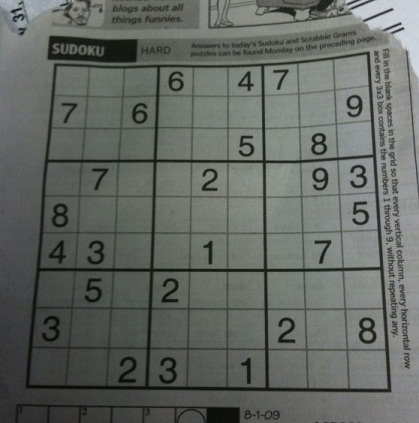
#> input picture sudoku-original.jpg, 419 x 423 px
$ python -i clean_image.py   (imports and definitions only)   (older library calls are emulated)
#> lines starting #> are read from the running program, lines starting #| are printed output that depends on the picture; after the words box and inside, x2 and y2 are one past the last pixel; in counts of white or black regions, pixels touching at a corner belong together
from PIL import Image
import pytesseract
import cv2
import os
import numpy as np

# img = cv2.imread("/test_image/capture.jpeg",0)

def clean_image(img):
    """given image, uses cv2 to reduce noise using bilateral filter
    converts to pure B/W with dynamically generated adaptive thresholding samples
    remaps image using contour detection to find puzzle corners in image
    splits image into 81 individual cells saved in static/images
    ASSUMPTION:
    photo contains space beyond borders of puzzle. if not, it inhibits contour detection
    converts image so each cell is 35x35. assumes 5px on each side of cell contain only borders, and no relevent data.
    """
    blur = cv2.bilateralFilter(img,9,75,75)
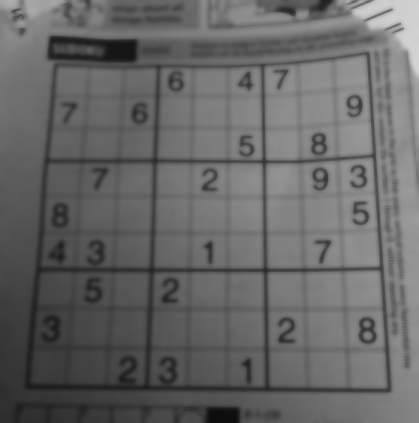
#> blur: shape (423, 419); min 12, max 214, mean 102.1

    sample = blur.size//1200
#> sample = 147
    if sample % 2 == 0:
        sample += 1
    elif sample < 11:
        sample = 11

    blur2 = cv2.adaptiveThreshold(blur,255,cv2.ADAPTIVE_THRESH_GAUSSIAN_C,cv2.THRESH_BINARY_INV,sample ,2)
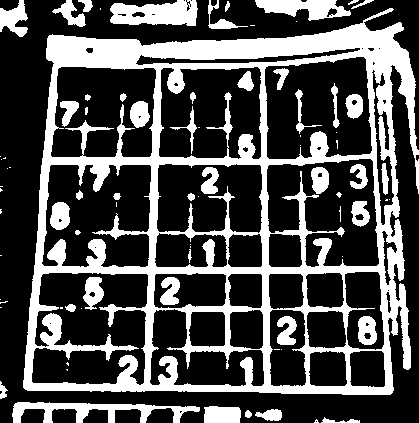
#> blur2: shape (423, 419); 31% white; 80 white regions (35 under 20 px)

    # POTENTIAL ISSUE: current format assumes that borders will be contained inside photo. system does not function if image cuts any borders off (should be a non issue
    contoured, contours, hierarchy = cv2.findContours(blur2,cv2.RETR_LIST,cv2.CHAIN_APPROX_SIMPLE)
#> contours = 136 contours, 59 with area under 20; largest, box (x1, y1, x2, y2) and area: (23, 8, 419, 395) 128194, (31, 272, 149, 386) 10567, (264, 56, 373, 160) 9472, (266, 158, 380, 268) 9380, (41, 164, 152, 268) 9346

    area = 0
    for cnt in contours:
        epsilon = 0.1*cv2.arcLength(cnt,True)
        approx = cv2.approxPolyDP(cnt,epsilon,True)
        if cv2.contourArea(cnt) > area:
            area = cv2.contourArea(approx)
            puzzle = approx
#> this loop made 136 passes
#> (epsilon, area, puzzle) on passes 5, 6, 7, 9, 12, 13, 21, 22, 23, 29: (2.13, 24, [[247, 410], [245, 416], [249, 417], [251, 413]]), (7.05, 99.5, [[281, 412], [255, 415], [278, 420]]), (10.19, 517.5, [[204, 407], [204, 422], [239, 422], [238, 407]]), (4.92, 55, [[0, 381], [1, 398], [7, 390]]), (14.03, 1091, [[351, 352], [384, 353], [383, 387], [350, 384]]), (14.36, 1095.5, [[309, 354], [342, 351], [347, 383], [311, 385]]), (13.8, 1075, [[191, 312], [222, 311], [225, 344], [192, 346]]), (14.98, 1182.5, [[341, 311], [346, 344], [310, 347], [307, 313]]), (25.29, 2359, [[272, 309], [304, 314], [302, 386], [270, 384]]), (2.96, 37, [[65, 306], [70, 311], [75, 308], [72, 304]])
#> (epsilon, approx) on passes 10, 14, 15, 16, 17, 18: (0.341, [[66, 369], [67, 370], [67, 369]]), (0, [[281, 349]]), (1, [[274, 349], [279, 349]]), (2.47, [[364, 333], [369, 332], [370, 338], [366, 339]]), (1.25, [[365, 325], [366, 322], [369, 324], [367, 326]]), (0.566, [[49, 323], [50, 322], [51, 323], [50, 324]])
#> after the loop, area = 130858

    pts1=np.float32(puzzle)
#> pts1 = [[392, 8], [48, 36], [25, 389], [392, 392]]
    pts2=np.float32([[0,0],[0,315],[315,315],[315,0]])
    m = cv2.getPerspectiveTransform(pts1,pts2)
#> m = [[0.0795, 0.977, -38.99], [-0.935, -1.65e-16, 366.4], [0.000276, 0.000211, 1]]
    t = cv2.warpPerspective(blur2,m,(315,315))
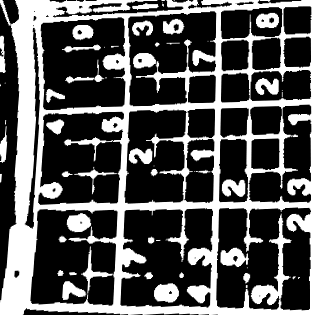
#> t: shape (315, 315); min 0, max 255, mean 86.4

    for col in range(9):
        for row in range(9):
            cv2.imwrite(f'temp/cell row{row} col{col}.jpg', t[row*35+5:(row+1)*35-3,col*35+5:(col+1)*35-3])
#> this loop made 9 passes
#> pass 1, in clean_image, `cv2.imwrite(f'temp/cell row{row} col{col}.jpg', t[row*35+5:(row+1)*35-..`:
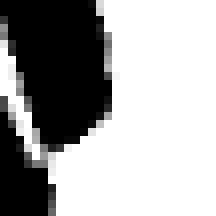
#> saved as cell row0 col0.jpg: shape (27, 27) (shown 8 times larger); min 0, max 255, mean 165
#> pass 1, in clean_image, `cv2.imwrite(f'temp/cell row{row} col{col}.jpg', t[row*35+5:(row+1)*35-..`:
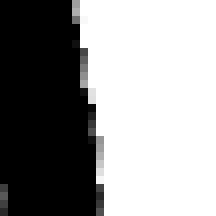
#> saved as cell row1 col0.jpg: shape (27, 27) (shown 8 times larger); min 0, max 255, mean 148.7
#> pass 1, in clean_image, `cv2.imwrite(f'temp/cell row{row} col{col}.jpg', t[row*35+5:(row+1)*35-..`:
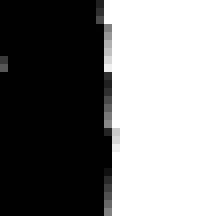
#> saved as cell row2 col0.jpg: shape (27, 27) (shown 8 times larger); min 0, max 255, mean 127
#> pass 1, in clean_image, `cv2.imwrite(f'temp/cell row{row} col{col}.jpg', t[row*35+5:(row+1)*35-..`:
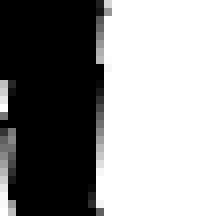
#> saved as cell row3 col0.jpg: shape (27, 27) (shown 8 times larger); min 0, max 255, mean 142.3

>>> import cv2
>>> picture = cv2.imread('sudoku-original.jpg', cv2.IMREAD_GRAYSCALE)
>>> result = clean_image(picture)
